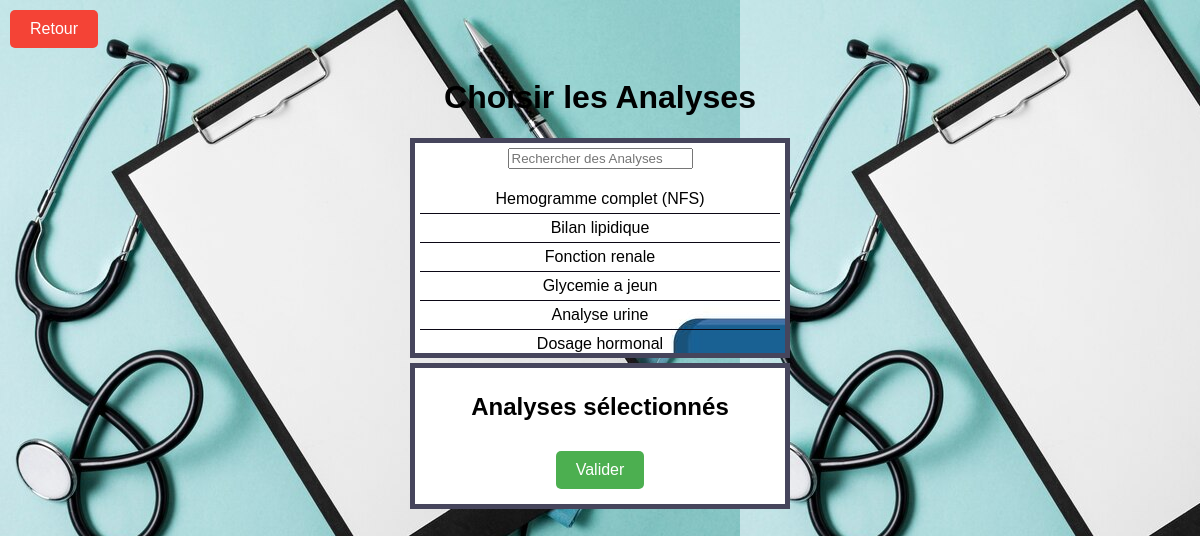
The page /analyse.php on the database its author committed.
### tables this page shows
CREATE TABLE `analyse` (
  `id_analyse` int(11) NOT NULL,
  `nom_analyse` varchar(50) NOT NULL
);

### analyse.php (the view, shortened to what this page needs)
<?php
$mysqli = new mysqli('localhost', 'root', '', 'site');
$query = "SELECT id_analyse, nom_analyse FROM analyse";
$result = $mysqli->query($query);
$data = [];
while ($row = $result->fetch_assoc()) {
    $data[] = $row;
}
?>
<!DOCTYPE html>
<html lang="en">
<head>
  <link rel="stylesheet" href="ord.css">
</head>
<body>
<button id="retourButton">Retour</button>
  <h1>Choisir les Analyses</h1>
  <center>
    <div class="searchResults">
      <input type="text" id="searchInput" placeholder="Rechercher des Analyses">
      <ul id="searchResultsList">
        <?php foreach ($data as $row): ?>
          <li class="searchResultItem" data-id="<?php echo $row['id_analyse']; ?>"><?php echo $row['nom_analyse']; ?></li>
        <?php endforeach; ?>
      </ul>
    </div>
    <div class="selectedMedicaments">
      <h2>Analyses sélectionnés</h2>
      <button id="validerButton">Valider</button>
    </div>
  </center>
</body>
</html>

### ord.css (style rules this page uses)
body { font-family: Arial, sans-serif; margin: 0; padding: 0; background-color: #f2f2f2; background-image: url('ord.jpg'); }
h1 { text-align: center; }
.selectedMedicaments { width: 30%; border: 5px solid #46455c; padding: 5px; margin: 5px; background-color: rgba(255, 255, 255, 0.8); background-image: url('ordd.jpg'); overflow-y: auto; max-height: 200px; }
.searchResults { width: 30%; border: 5px solid #46455c; padding: 5px; margin: 5px; background-color: rgba(255, 255, 255, 0.8); background-image: url('ordd.jpg'); overflow-y: auto; max-height: 200px; }
.searchResults h2, .selectedMedicaments h2 { margin-top: 5; }
.searchResults ul, .selectedMedicaments ul { list-style: none; padding: 0; }
.searchResultItem { cursor: pointer; }
.searchResults li { padding: 5px 10px; border-bottom: 1px solid #0b0815; }

### analyse.php (style rules this page uses)
button { padding: 10px 20px; margin: 10px; font-size: 16px; cursor: pointer; border: none; border-radius: 5px; transition: background-color 0.3s, color 0.3s; }
#validerButton { background-color: #4CAF50; color: white; }
#retourButton { background-color: #f44336; color: white; }

### rows shown on the page
analyse: nom_analyse "Hemogramme complet (NFS)"
analyse: nom_analyse "Bilan lipidique"
analyse: nom_analyse "Fonction renale"
analyse: nom_analyse "Glycemie a jeun"
analyse: nom_analyse "Analyse urine"
analyse: nom_analyse "Dosage hormonal"
